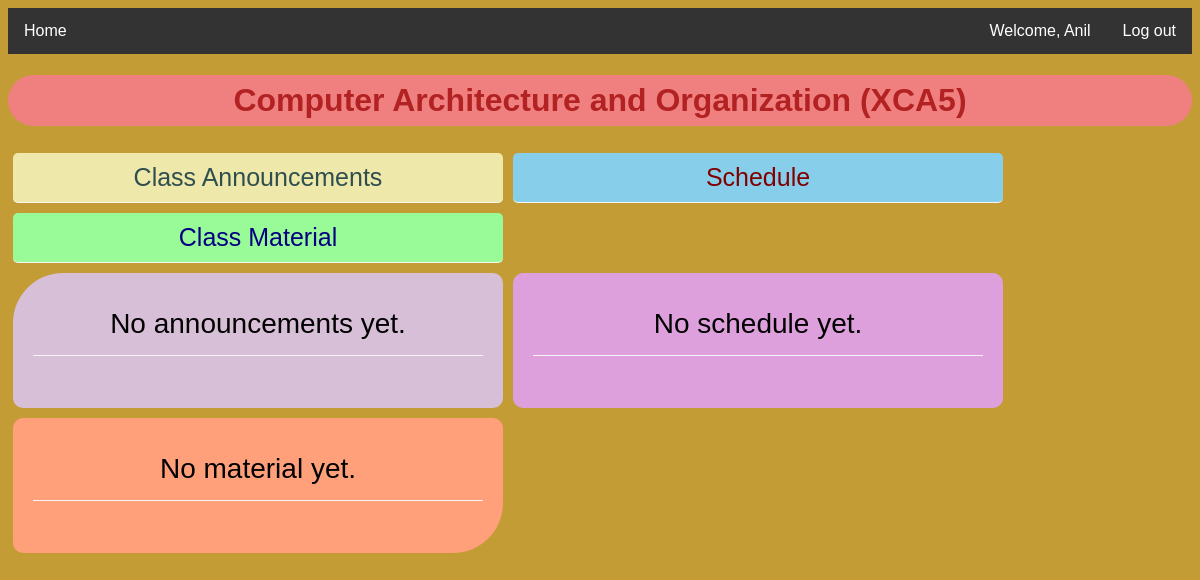
/course?id=c2 (signed in), run on the app's committed database.
### tables this page shows
CREATE TABLE student(
    id TEXT primary key,
    roll_no TEXT,
    name TEXT,
    email TEXT,
    sem TEXT,
    year TEXT,
    branch TEXT,
    batch TEXT,
    passwd TEXT
);

CREATE TABLE course(
    id TEXT primary key,
    course_name TEXT,
    year TEXT,
    branch TEXT,
    sem TEXT
);

### app.py (the view, shortened to what this page needs)
@app.route("/course")
@loggedin
def course():
    sid = request.args.get("id")
    course = db.execute("select * from course where id = :sid", sid = sid)
    course = course[0]
    name = ""
    uid = session["uid"]
    if session["uid"][:2] == "su":
        student = db.execute("select * from student where id = :uid", uid = uid)
        student = student[0]
        name = student["name"]
        cmaterials = db.execute("select * from cmaterial where cid = :cid and :batch >= lower and :batch <= upper", cid = sid, batch = int(student["batch"]))
        announcements = db.execute("select * from announcement where cid = :cid and :batch >= lower and :batch <= upper", cid = sid, batch = int(student["batch"]))
        schedules = db.execute("select * from schedule where cid = :cid and :batch >= lower and :batch <= upper", cid = sid, batch = int(student["batch"]))
        return render_template("course.html", course_name = course["course_name"], id = session["uid"][:2], name = name, cmaterials = cmaterials, announcements = announcements, schedules = schedules)

### app.py (called while the page is built)
@app.after_request
def after_request(response):
    response.headers["Cache-Control"] = "no-cache, no-store, must-revalidate"
    response.headers["Expires"] = 0
    response.headers["Pragma"] = "no-cache"
    return response

### helper.py (called while the page is built)
def loggedin(f):
    @wraps(f)
    def decorated_function(*args, **kwargs):
        if session.get("uid") is None:
            return redirect("/")
        return f(*args, **kwargs)
    return decorated_function

### templates/course.html (shortened to what this page needs)
<!DOCTYPE html>
<html>
    <head>
    <link rel="stylesheet" type="text/css" href="../static/css/course_css.css">
    </head>
<body>
    <nav>
        {% if id == "su"  %}
          <ul>
            <li><a class="active" href="/home">Home</a></li>
            <div class="logout_container">
                <li><a href="#about">Welcome, {{name}}</a></li>
                <li><a href="/logout2">Log out</a></li>
            </div>
          </ul>
        {% endif %}
      </nav>
    <div class = "center">
        <h1>{{course_name}}</h1>
    </div>
    <div class = "head">
        <div class="op1">Class Announcements</div>
        <div class="op2">Schedule</div>
        <div class="op3">Class Material</div>
    </div>
 <div class = "outline">
    <div class="inline1" style = "display: inline-block;">
        {% if announcements != [] %}
            {% for announcement in announcements %}
                <div class="boxed">{{announcement["info"]}}</div><br>
                <form action="/delannounce?id={{announcement.id}}" method="POST">
                    <button class="del" data-uid = {{announcement["id"]}} data-lid={{session.uid}} data-pid={{announcement["tid"]}} type="submit">Delete</button>
                </form>
            {% endfor %}
        {% else %}
            <div class="boxed">No announcements yet.</div><br>
        {% endif %}
    </div>
    <div class="inline2" style = "display: inline-block;">
        {% if schedules != [] %}
            {% for schedule in schedules %}
                <div class="boxed">{{schedule["info"]}}</div><br>
                <form action="/delschedule?id={{schedule.id}}" method="POST">
                    <button class="del" data-uid = {{schedule["id"]}} data-lid={{session.uid}} data-pid={{schedule["tid"]}} type="submit">Delete</button>
                </form>
            {% endfor %}
        {% else %}
            <div class="boxed">No schedule yet.</div><br>
        {% endif %}
    </div>
    <div class="inline3" style = "display: inline-block;">
        {% if cmaterials != [] %}
            {% for cmaterial in cmaterials %}
                <div class="boxed">{{cmaterial["info"]}}</div><br>
                <form action="/delmaterial?id={{cmaterial.id}}" method="POST">
                    <button class="del" data-uid = {{cmaterial["id"]}} data-lid={{session.uid}} data-pid={{cmaterial["tid"]}} type="submit">Delete</button>
                </form>
            {% endfor %}
        {% else %}
            <div class="boxed">No material yet.</div><br>
        {% endif %}
    </div>
</div>
</body>
</html>

### static/css/course_css.css (style rules this page uses)
* { box-sizing: border-box; }
body { font-family: Arial, Helvetica, sans-serif; background-color: #b8870bd2; height: auto; background-size:50% 50%; background-repeat: no-repeat; background-size: cover; }
ul { list-style-type: none; margin: 0; padding: 0; overflow: hidden; background-color: #333; }
ul .logout_container { float:right; }
li { float: left; }
li a { display: block; color: white; text-align: center; padding: 14px 16px; text-decoration: none; }
h1 { border-radius: 50px 50px 50px 50px; text-align: center; color : #B22222; background-color: #F08080; padding: 7px 0px 7px 0px; }
.boxed { border-bottom: 1px solid whitesmoke; padding: 15px; }
.outline { display: flex; flex-flow: row wrap; align-items: top; }
.inline1 { border-radius: 50px 10px 10px 10px; background-color: #D8BFD8; border: none; color:black; text-align: center; font-size: 28px; padding: 20px; width: 490px; height : auto; transition: all 0.5s; cursor: pointer; margin: 5px; }
.inline2 { border-radius: 10px 10px 10px 10px; background-color:#DDA0DD; border: none; color: black; text-align: center; font-size: 28px; padding: 20px; width: 490px; height : auto; transition: all 0.5s; cursor: pointer; margin: 5px; }
.inline3 { border-radius: 10px 10px 50px 10px; background-color:#FFA07A; border: none; color:black; text-align: center; font-size: 28px; padding: 20px; width: 490px; height : auto; transition: all 0.5s; cursor: pointer; margin: 5px; }
.head { display: flex; flex-flow: row wrap; align-items: top; }
.op1 { border-radius: 5px 5px 5px 5px; border-bottom: 1px solid whitesmoke; padding: 10px; text-align: center; width: 490px; font-size: 25px; background-color: #EEE8AA; margin :5px; color: #2F4F4F; }
.op2 { border-radius: 5px 5px 5px 5px; border-bottom: 1px solid whitesmoke; padding: 10px; text-align: center; width: 490px; font-size: 25px; background-color:#87CEEB; margin :5px; color: #800000; }
.op3 { border-radius: 5px 5px 5px 5px; border-bottom: 1px solid whitesmoke; padding: 10px; text-align: center; width: 490px; font-size: 25px; background-color: #98FB98; margin :5px; color: #000080; }

### data on the page
student: name "Anil"
course: course_name "Computer Architecture and Organization (XCA5)"
